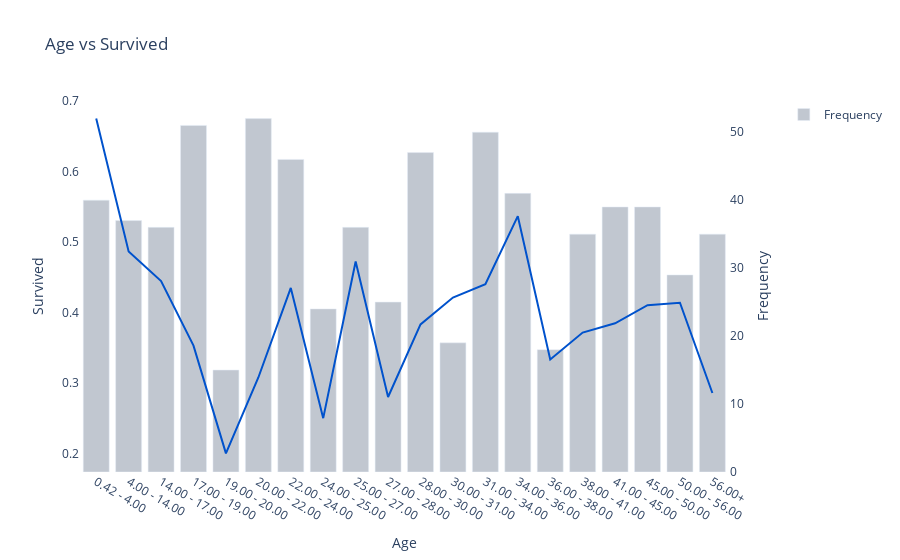

Notebook code cell kept with this figure:
### Code cell
model.plot_one_way_analysis("Age")

### Figure 1 — Plotly figure (JSON) as saved in the notebook; plotly's stock layout.template omitted (floating-point values rounded to 4 significant figures)
{"data": [{"hovertemplate": "index=%{x}<br>Survived=%{y}<extra></extra>", "legendgroup": "", "line": {"color": "#0052CC", "dash": "solid"}, "marker": {"symbol": "circle"}, "mode": "lines", "name": "", "orientation": "v", "showlegend": false, "type": "scatter", "x": ["0.42 - 4.00", "4.00 - 14.00", "14.00 - 17.00", "17.00 - 19.00", "19.00 - 20.00", "20.00 - 22.00", "22.00 - 24.00", "24.00 - 25.00", "25.00 - 27.00", "27.00 - 28.00", "28.00 - 30.00", "30.00 - 31.00", "31.00 - 34.00", "34.00 - 36.00", "36.00 - 38.00", "38.00 - 41.00", "41.00 - 45.00", "45.00 - 50.00", "50.00 - 56.00", "56.00+"], "xaxis": "x", "y": [0.675, 0.4865, 0.4444, 0.3529, 0.2, 0.3077, 0.4348, 0.25, 0.4722, 0.28, 0.383, 0.4211, 0.44, 0.5366, 0.3333, 0.3714, 0.3846, 0.4103, 0.4138, 0.2857], "yaxis": "y2"}, {"marker": {"color": "#C1C7D0"}, "name": "Frequency", "type": "bar", "x": ["0.42 - 4.00", "4.00 - 14.00", "14.00 - 17.00", "17.00 - 19.00", "19.00 - 20.00", "20.00 - 22.00", "22.00 - 24.00", "24.00 - 25.00", "25.00 - 27.00", "27.00 - 28.00", "28.00 - 30.00", "30.00 - 31.00", "31.00 - 34.00", "34.00 - 36.00", "36.00 - 38.00", "38.00 - 41.00", "41.00 - 45.00", "45.00 - 50.00", "50.00 - 56.00", "56.00+"], "xaxis": "x", "y": [40, 37, 36, 51, 15, 52, 46, 24, 36, 25, 47, 19, 50, 41, 18, 35, 39, 39, 29, 35], "yaxis": "y"}], "layout": {"plot_bgcolor": "white", "title": {"text": "Age vs Survived"}, "xaxis": {"anchor": "y", "domain": [0, 0.94], "showgrid": false, "title": {"text": "Age"}}, "yaxis": {"anchor": "x", "domain": [0, 1], "showgrid": false, "side": "right", "title": {"text": "Frequency"}}, "yaxis2": {"anchor": "x", "overlaying": "y", "showgrid": false, "side": "left", "title": {"text": "Survived"}}}}
